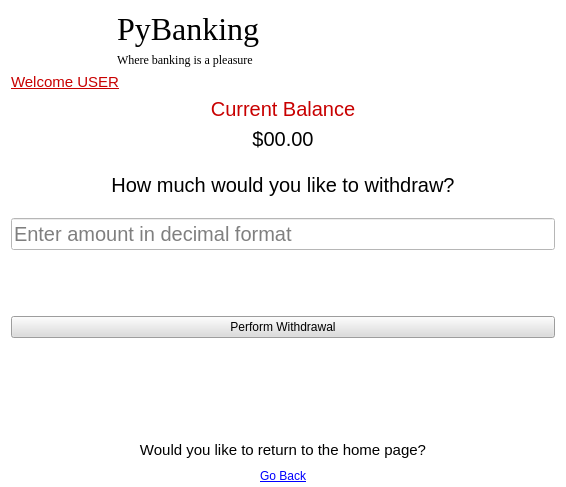
<?xml version="1.0" encoding="UTF-8"?>
<ui version="4.0">
 <class>Form</class>
 <widget class="QWidget" name="Form">
  <property name="geometry">
   <rect>
    <x>0</x>
    <y>0</y>
    <width>566</width>
    <height>487</height>
   </rect>
  </property>
  <property name="windowTitle">
   <string>Form</string>
  </property>
  <property name="styleSheet">
   <string notr="true">QWidget{background-color:white; color:black;}QLabel#Company_Name{font-size: 32px; font-family: georgia;} 
QLineEdit{font-size:20px}
QLabel#subtitle{font-family:georgia}
QPushButton#home_button{text-decoration:underline;color:blue}
QLabel#home_label{font-size:15px;}
QLabel#balance_label{font-size:20px;color: rgb(200, 0, 0)}
QLabel#user_balance_label{font-size:20px;}
QLabel#withdraw_label{font-size:20px;}
QLabel#welcome_label_2{font-size:15px;color: rgb(200, 0, 0); text-decoration:underline}
QLabel#response_message{color: rgb(200, 0, 0)}
QPushButton#withdraw_button_2{background-color: rgb(220,220,220)}

</string>
  </property>
  <layout class="QHBoxLayout" name="horizontalLayout">
   <property name="bottomMargin">
    <number>0</number>
   </property>
   <item>
    <layout class="QHBoxLayout" name="horizontalLayout_3">
     <item>
      <layout class="QVBoxLayout" name="verticalLayout_13">
       <item>
        <layout class="QHBoxLayout" name="horizontalLayout_11">
         <item>
          <widget class="QLabel" name="label">
           <property name="maximumSize">
            <size>
             <width>100</width>
             <height>100</height>
            </size>
           </property>
           <property name="text">
            <string/>
           </property>
           <property name="pixmap">
            <pixmap>depositphotos_81119782-stock-photo-bank-flat-red-color-round.jpg</pixmap>
           </property>
           <property name="scaledContents">
            <bool>true</bool>
           </property>
          </widget>
         </item>
         <item>
          <layout class="QVBoxLayout" name="verticalLayout_14">
           <item>
            <widget class="QLabel" name="Company_Name">
             <property name="text">
              <string>PyBanking</string>
             </property>
             <property name="alignment">
              <set>Qt::AlignmentFlag::AlignBottom|Qt::AlignmentFlag::AlignLeading|Qt::AlignmentFlag::AlignLeft</set>
             </property>
            </widget>
           </item>
           <item>
            <widget class="QLabel" name="subtitle">
             <property name="text">
              <string>Where banking is a pleasure</string>
             </property>
             <property name="alignment">
              <set>Qt::AlignmentFlag::AlignLeading|Qt::AlignmentFlag::AlignLeft|Qt::AlignmentFlag::AlignTop</set>
             </property>
            </widget>
           </item>
          </layout>
         </item>
        </layout>
       </item>
       <item>
        <layout class="QVBoxLayout" name="verticalLayout">
         <item>
          <widget class="QLabel" name="welcome_label_2">
           <property name="text">
            <string>Welcome USER</string>
           </property>
           <property name="alignment">
            <set>Qt::AlignmentFlag::AlignLeading|Qt::AlignmentFlag::AlignLeft|Qt::AlignmentFlag::AlignTop</set>
           </property>
          </widget>
         </item>
         <item>
          <layout class="QVBoxLayout" name="verticalLayout_3">
           <item>
            <widget class="QLabel" name="balance_label">
             <property name="text">
              <string>Current Balance</string>
             </property>
             <property name="alignment">
              <set>Qt::AlignmentFlag::AlignCenter</set>
             </property>
            </widget>
           </item>
           <item>
            <widget class="QLabel" name="user_balance_label">
             <property name="text">
              <string>$00.00</string>
             </property>
             <property name="alignment">
              <set>Qt::AlignmentFlag::AlignCenter</set>
             </property>
            </widget>
           </item>
          </layout>
         </item>
        </layout>
       </item>
       <item>
        <widget class="QLabel" name="withdraw_label">
         <property name="text">
          <string>How much would you like to withdraw?</string>
         </property>
         <property name="alignment">
          <set>Qt::AlignmentFlag::AlignCenter</set>
         </property>
        </widget>
       </item>
       <item>
        <widget class="QLineEdit" name="withdraw_input">
         <property name="placeholderText">
          <string>Enter amount in decimal format</string>
         </property>
        </widget>
       </item>
       <item>
        <widget class="QLabel" name="label_8">
         <property name="text">
          <string/>
         </property>
        </widget>
       </item>
       <item>
        <widget class="QPushButton" name="withdraw_button_2">
         <property name="text">
          <string>Perform Withdrawal</string>
         </property>
        </widget>
       </item>
       <item>
        <widget class="QLabel" name="response_message">
         <property name="text">
          <string/>
         </property>
         <property name="alignment">
          <set>Qt::AlignmentFlag::AlignCenter</set>
         </property>
        </widget>
       </item>
       <item>
        <widget class="QLabel" name="home_label">
         <property name="text">
          <string>Would you like to return to the home page?</string>
         </property>
         <property name="alignment">
          <set>Qt::AlignmentFlag::AlignBottom|Qt::AlignmentFlag::AlignHCenter</set>
         </property>
        </widget>
       </item>
       <item>
        <widget class="QPushButton" name="home_button">
         <property name="text">
          <string>Go Back</string>
         </property>
         <property name="flat">
          <bool>true</bool>
         </property>
        </widget>
       </item>
      </layout>
     </item>
    </layout>
   </item>
  </layout>
 </widget>
 <resources/>
 <connections/>
</ui>
